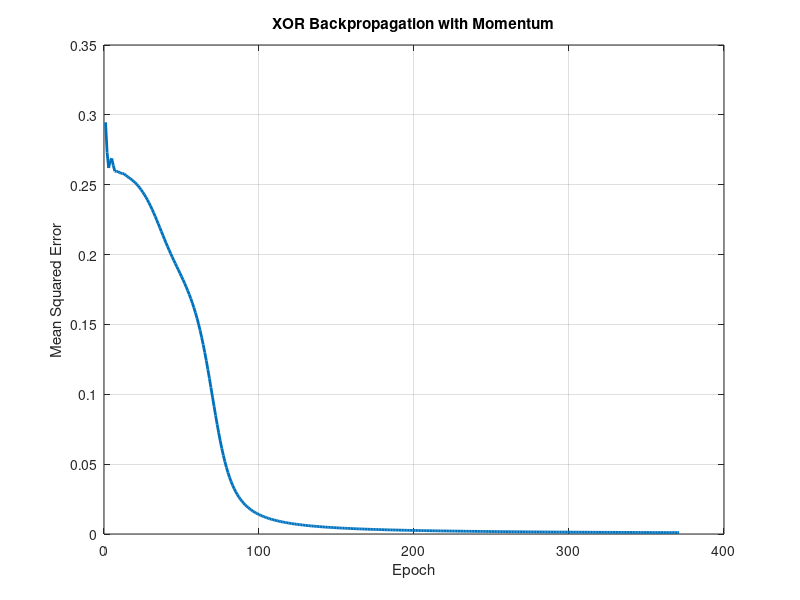

The MATLAB source for this figure:
clc;
clear;
close all;

%% XOR Function Using Backpropagation with Momentum

% XOR training data
X = [0 0;
     0 1;
     1 0;
     1 1];

% Target outputs
T = [0;
     1;
     1;
     0];

%% Network Architecture
% 2 Input Neurons -> 2 Hidden Neurons -> 1 Output Neuron

inputNeurons = 2;
hiddenNeurons = 2;
outputNeurons = 1;

%% Learning Parameters
learningRate = 0.5;
momentum = 0.9;
maxEpochs = 10000;
targetMSE = 0.001;

%% Initialize Weights and Biases
rng(1);

W_ih = randn(inputNeurons, hiddenNeurons) * 0.5;
b_h = randn(1, hiddenNeurons) * 0.5;

W_ho = randn(hiddenNeurons, outputNeurons) * 0.5;
b_o = randn(1, outputNeurons) * 0.5;

%% Previous Weight Changes for Momentum
dW_ih_prev = zeros(size(W_ih));
db_h_prev = zeros(size(b_h));

dW_ho_prev = zeros(size(W_ho));
db_o_prev = zeros(size(b_o));

%% Sigmoid Function
sigmoid = @(x) 1 ./ (1 + exp(-x));

%% Training
MSE_history = zeros(maxEpochs, 1);

for epoch = 1:maxEpochs

    totalError = 0;

    for i = 1:size(X,1)

        %% Forward Propagation

        % Hidden layer
        net_h = X(i,:) * W_ih + b_h;
        h = sigmoid(net_h);

        % Output layer
        net_o = h * W_ho + b_o;
        y = sigmoid(net_o);

        %% Error
        error = T(i) - y;

        totalError = totalError + error^2;

        %% Output Delta
        delta_o = error * y * (1 - y);

        %% Hidden Layer Delta
        delta_h = (h .* (1 - h)) .* (delta_o * W_ho');

        %% Weight Updates with Momentum

        % Hidden to Output
        dW_ho = learningRate * (h' * delta_o) ...
                + momentum * dW_ho_prev;

        db_o = learningRate * delta_o ...
               + momentum * db_o_prev;

        % Input to Hidden
        dW_ih = learningRate * (X(i,:)' * delta_h) ...
                + momentum * dW_ih_prev;

        db_h = learningRate * delta_h ...
               + momentum * db_h_prev;

        %% Update Weights and Biases

        W_ho = W_ho + dW_ho;
        b_o = b_o + db_o;

        W_ih = W_ih + dW_ih;
        b_h = b_h + db_h;

        %% Store Previous Updates

        dW_ho_prev = dW_ho;
        db_o_prev = db_o;

        dW_ih_prev = dW_ih;
        db_h_prev = db_h;

    end

    %% Mean Squared Error

    MSE = totalError / size(X,1);
    MSE_history(epoch) = MSE;

    if mod(epoch,100) == 0
        fprintf('Epoch %d: MSE = %.6f\n', epoch, MSE);
    end

    %% Stop if Target MSE is Reached

    if MSE <= targetMSE

        fprintf('\nTraining converged at Epoch %d\n', epoch);
        fprintf('Final MSE = %.6f\n', MSE);

        break;

    end

end

%% Testing the Trained Network

fprintf('\nXOR Classification Results\n');
fprintf('---------------------------------------------\n');
fprintf('X1\tX2\tTarget\tNetwork Output\tBinary Output\n');
fprintf('---------------------------------------------\n');

for i = 1:size(X,1)

    % Forward propagation

    net_h = X(i,:) * W_ih + b_h;
    h = sigmoid(net_h);

    net_o = h * W_ho + b_o;
    y = sigmoid(net_o);

    % Binary output using threshold 0.5

    if y >= 0.5
        binaryOutput = 1;
    else
        binaryOutput = 0;
    end

    fprintf('%d\t%d\t%d\t%.4f\t\t%d\n', ...
        X(i,1), X(i,2), T(i), y, binaryOutput);

end

%% Plot Training Error

figure;

plot(1:epoch, MSE_history(1:epoch), 'LineWidth', 2);

xlabel('Epoch');
ylabel('Mean Squared Error');
title('XOR Backpropagation with Momentum');

grid on;
